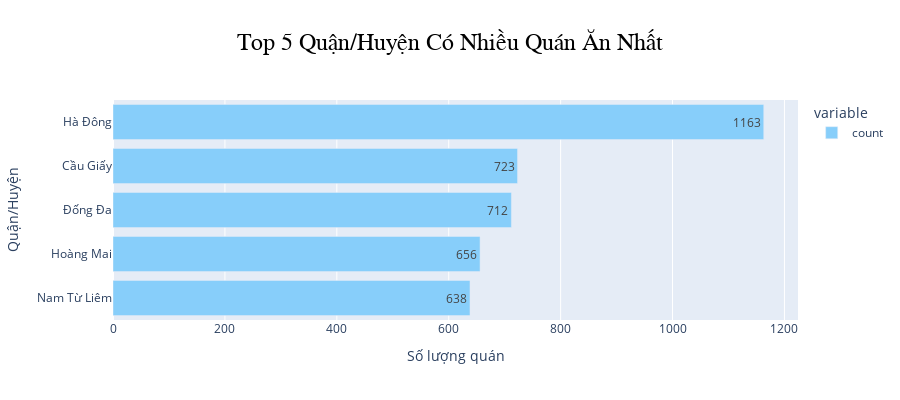

The notebook cell this image was saved under:
### Markdown cell above
a. Biểu đồ: Top 5 quận có nhiều quán ăn nhất

### Code cell
# Lấy top 5 quận có nhiều quán nhất
restaurant_by_district = restaurants_df["District"].value_counts().nlargest(5)

# Vẽ biểu đồ thanh ngang
fig = px.bar(
    restaurant_by_district[::-1],  # đảo để quận nhiều nằm trên cùng
    orientation='h',
    text=restaurant_by_district[::-1],
    labels={'value': 'Số lượng quán', 'index': 'Quận/Huyện'},
    title='Top 5 Quận/Huyện Có Nhiều Quán Ăn Nhất',
)

# Cài đặt hiển thị chữ và hover
fig.update_traces(
    texttemplate='%{text}',
    hovertemplate='Quận: %{x}<br>Số lượng quán: %{y}',
    marker_color='lightskyblue'
)

# Tùy chỉnh layout + font tiêu đề to và in đậm
fig.update_layout(
    xaxis_title='Số lượng quán',
    yaxis_title='Quận/Huyện',
    height=400,
    title_font=dict(size=24, family='Arial', color='black'),  # Kích thước tiêu đề và in đậm
    title_x=0.5  # Căn giữa tiêu đề
)

# Hiển thị
fig.show()

### Figure 1 — Plotly figure (JSON) as saved in the notebook; plotly's stock layout.template omitted (floating-point values rounded to 4 significant figures)
{"data": [{"alignmentgroup": "True", "hovertemplate": "Quận: %{x}<br>Số lượng quán: %{y}", "legendgroup": "count", "marker": {"color": "lightskyblue", "pattern": {"shape": ""}}, "name": "count", "offsetgroup": "count", "orientation": "h", "showlegend": true, "text": [638, 656, 712, 723, 1163], "textposition": "auto", "texttemplate": "%{text}", "type": "bar", "x": [638, 656, 712, 723, 1163], "xaxis": "x", "y": ["Nam Từ Liêm", "Hoàng Mai", "Đống Đa", "Cầu Giấy", "Hà Đông"], "yaxis": "y"}], "layout": {"barmode": "relative", "height": 400, "legend": {"title": {"text": "variable"}, "tracegroupgap": 0}, "title": {"font": {"color": "black", "family": "Arial", "size": 24}, "text": "Top 5 Quận/Huyện Có Nhiều Quán Ăn Nhất", "x": 0.5}, "xaxis": {"anchor": "y", "domain": [0, 1], "title": {"text": "Số lượng quán"}}, "yaxis": {"anchor": "x", "domain": [0, 1], "title": {"text": "Quận/Huyện"}}}}
